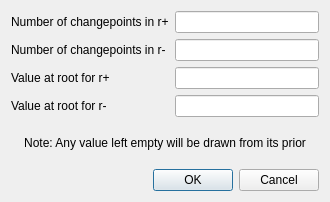
<ui version="4.0" >
 <class>EditInit</class>
 <widget class="QDialog" name="EditInit" >
  <property name="geometry" >
   <rect>
    <x>0</x>
    <y>0</y>
    <width>330</width>
    <height>202</height>
   </rect>
  </property>
  <property name="windowTitle" >
   <string>Initial value editor</string>
  </property>
  <layout class="QGridLayout" >
   <item row="0" column="0" >
    <layout class="QGridLayout" >
     <item row="0" column="0" >
      <widget class="QLabel" name="label" >
       <property name="text" >
        <string>Number of changepoints in r+</string>
       </property>
      </widget>
     </item>
     <item row="0" column="1" >
      <widget class="QLineEdit" name="numCPrp" />
     </item>
     <item row="1" column="0" >
      <widget class="QLabel" name="label_2" >
       <property name="text" >
        <string>Number of changepoints in r-</string>
       </property>
      </widget>
     </item>
     <item row="1" column="1" >
      <widget class="QLineEdit" name="numCPrm" />
     </item>
     <item row="2" column="0" >
      <widget class="QLabel" name="label_3" >
       <property name="text" >
        <string>Value at root for r+</string>
       </property>
      </widget>
     </item>
     <item row="2" column="1" >
      <widget class="QLineEdit" name="topValrp" />
     </item>
     <item row="3" column="0" >
      <widget class="QLabel" name="label_4" >
       <property name="text" >
        <string>Value at root for r-</string>
       </property>
      </widget>
     </item>
     <item row="3" column="1" >
      <widget class="QLineEdit" name="topValrm" />
     </item>
    </layout>
   </item>
   <item row="1" column="0" >
    <widget class="QLabel" name="label_5" >
     <property name="text" >
      <string>Note: Any value left empty will be drawn from its prior</string>
     </property>
     <property name="alignment" >
      <set>Qt::AlignCenter</set>
     </property>
    </widget>
   </item>
   <item row="2" column="0" >
    <widget class="QDialogButtonBox" name="buttonBox" >
     <property name="standardButtons" >
      <set>QDialogButtonBox::Cancel|QDialogButtonBox::NoButton|QDialogButtonBox::Ok</set>
     </property>
    </widget>
   </item>
  </layout>
 </widget>
 <resources/>
 <connections/>
</ui>
